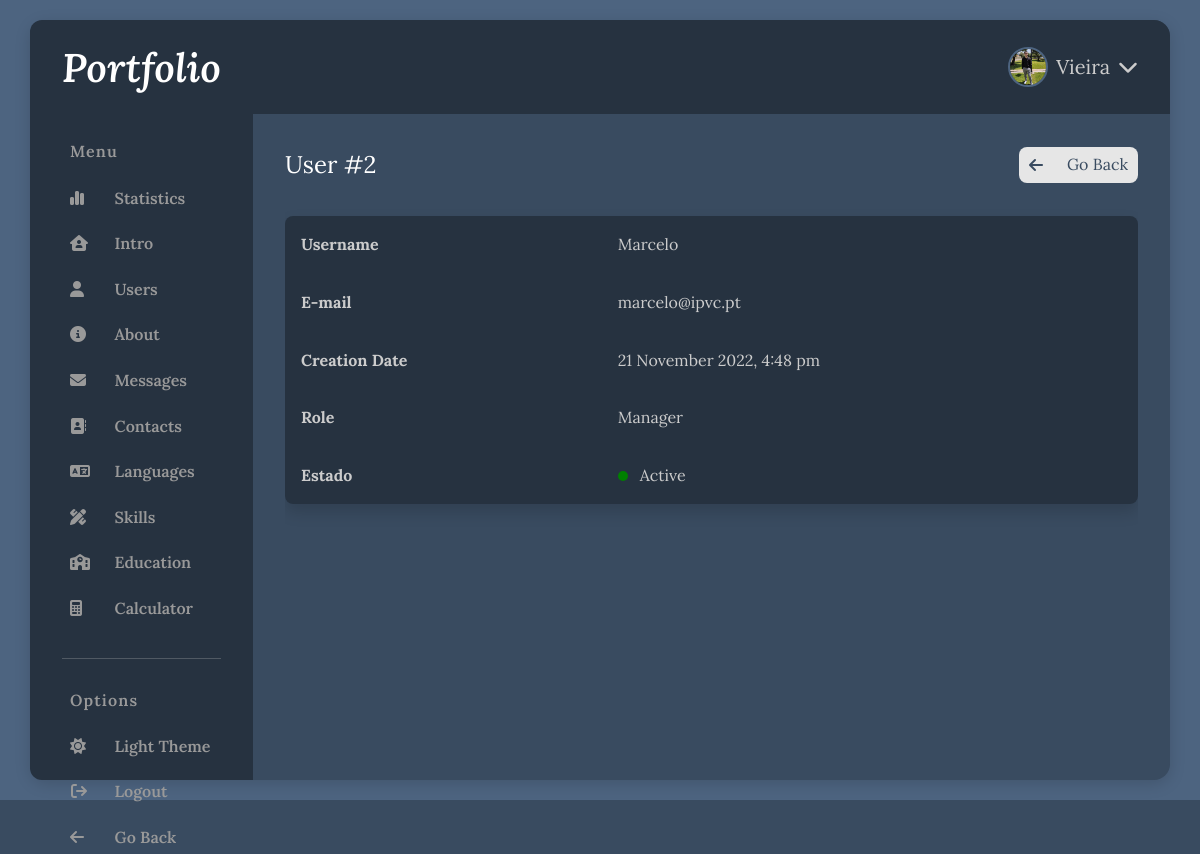
Page /pages/users/details_user.php?id=2 (signed in) on the committed database.
### tables this page shows
CREATE TABLE tblSection (
    id              int primary key auto_increment,
    section         varchar(50),
    icon            varchar(50)
);

CREATE TABLE tblUser (
    id              int primary key auto_increment,
    username        varchar(100),
    email           varchar(100),
    pass            varchar(100),
    imgPath         varchar(255),
    dtCreated       datetime default current_timestamp,
    role            int default 2,  
    state           int default 2,  
    FOREIGN KEY (role) REFERENCES tblRole(id),
    FOREIGN KEY (state) REFERENCES tblUserState(id)
);

### src/pages/users/details_user.php (the view, shortened to what this page needs)
<?php
require_once('../../config/config.php');
$sql = "SELECT * FROM tblUser WHERE id = :id";
$stmt = $conn->prepare($sql);
$stmt->bindParam(':id', $_GET['id'], PDO::PARAM_INT);
$stmt->execute();
$userx = $stmt->fetch(PDO::FETCH_ASSOC);
?>
<!DOCTYPE html>
<html lang="en">
<head>
    <?php require_once('../../components/head_links.php'); ?>
</head>
<body>
<div id="dashboard-wrapper">
    <div id="dashboard-container">
        <?php require_once('../../components/sidebar.php'); ?>
        <main>
            <?php require_once('../../components/navbar.php'); ?>
            <article id="users">
                <div class="article-title">
                    <span>User #<?php echo $userx['id']; ?></span>
                    <div class="button-icon" onclick="window.location.href='./'">
                        <i class="fa-solid fa-arrow-left"></i>
                        <span>Go Back</span>
                    </div>
                </div>
                <table class="table shadow">
                    <tr>
                        <th>Username</th>
                        <td><?php echo $userx['username']; ?></td>
                    </tr>
                    <tr>
                        <th>E-mail</th>
                        <td><?php echo $userx['email']; ?></td>
                    </tr>
                    <tr>
                        <th>Creation Date</th>
                        <td><?php echo date("j F Y, g:i a", strtotime($userx['dtCreated'])) ?></td>
                    </tr>
                    <tr>
                        <th>Role</th>
                        <td><?php echo ($userx['role'] == 1) ? "Admin" : "Manager"; ?></td>
                    </tr>
                    <tr>
                        <th>Estado</th>
                        <td>
                            <?php if($userx['state'] == 1) { ?>
                                <div class="user-state deactive"></div> Deactive
                            <?php } else { ?>
                                <div class="user-state active"></div> Active
                            <?php } ?>
                        </td>
                    </tr>
                </table>
            </article>
        </main>
    </div>
</div>
</body>
</html>

### src/components/sidebar.php (shortened to what this page needs)
<div id="sidebar">
    <a href="../statistics/" class="sidebar-brand">Portfolio</a>
    <nav class="sidebar-tabs">
        <h5 class="sidebar-title">Menu</h5>
        <?php
        $sqlManagerSection = "
            SELECT s.section, s.icon
            FROM tblUser AS u, tblSection AS s, tblManagerSectionAccess AS msa
            WHERE u.id = msa.idManager AND s.id = msa.idSection AND u.id = :id";
        $sqlAdminSection = "SELECT * FROM tblSection";
        if($_SESSION['role'] == 1) {
            $stmt = $conn->prepare($sqlAdminSection);
        } else if ($_SESSION['role'] == 2) {
            $stmt = $conn->prepare($sqlManagerSection);
            $stmt->bindParam(':id', $_SESSION['id'], PDO::PARAM_INT);
        }
        $stmt->execute();
        if($stmt->rowCount() > 0) {
            while ($section = $stmt->fetch(PDO::FETCH_ASSOC)) { ?>
        <a href="../<?php echo strtolower($section['section']); ?>/" class="sidebar-link">
            <div class="sidebar-link-icon">
                <i class="fa-regular <?php echo $section['icon']; ?>"></i>
            </div>
            <span><?php echo $section['section'] ?></span>
        </a>
        <?php } } ?>
        <a href="../calculator/" class="sidebar-link">
            <div class="sidebar-link-icon">
                <i class="fa-regular fa-calculator"></i>
            </div>
            <span>Calculator</span>
        </a>
    </nav>
    <hr>
    <div class="sidebar-tabs">
        <h5 class="sidebar-title">Options</h5>
        <a href="#" class="sidebar-link" id="toggleLight">
            <div class="sidebar-link-icon">
                <i class="fa-regular" id="toggleLightIcon"></i>
            </div>
            <span id="toggleLightLabel">Light Theme</span>
        </a>
        <a href="?logout" class="sidebar-link">
            <div class="sidebar-link-icon">
                <i class="fa-regular fa-arrow-right-from-bracket"></i>
            </div>
            <span>Logout</span>
        </a>
        <a href="../portfolio/" class="sidebar-link">
            <div class="sidebar-link-icon">
                <i class="fa-regular fa-arrow-left"></i>
            </div>
            <span>Go Back</span>
        </a>
    </div>
</div>

### src/components/navbar.php (shortened to what this page needs)
<?php
$sql = "SELECT * FROM tblUser WHERE id = :id";
$stmt = $conn->prepare($sql);
$stmt->bindParam(':id', $_SESSION['id'], PDO::PARAM_INT);
$stmt->execute();
$user = $stmt->fetch(PDO::FETCH_ASSOC);
?>
<div id="navbar">
    <div class="navbar-section navbar-user">
        <div class="navbar-dropdown" id="navbar-dropdown">
            <img src="../../assets/images/<?php if(!empty($user['imgPath'])) { echo $user['imgPath']; } else { echo "user_notfound.png"; } ?>" class="navbar-img" alt="">
            <div class="navbar-dropdown-title"><?php echo $_SESSION['username']; ?></div>
            <i class="fa-regular fa-chevron-down"></i>
        </div>
    </div>
</div>

### src/assets/styles/main.css (style rules this page uses)
:root { --primary-variant: hsl(212, 25%, 20%); --primary: hsl(212, 25%, 30%); --secondary: hsl(212, 25%, 40%); --tertiary: hsl(212, 25%, 60%); --title-color: hsl(0, 0%, 100%); --subtitle-color: hsl(0, 0%, 90%); --text-color: hsl(0, 0%, 80%); --muted-color: hsl(0, 0%, 60%); --ff-base: 'Lora', serif; --fw-regular: 400; --fw-semibold: 500; --fw-bold: 600; --shadow: 0 0.25rem 1rem rgb(0 0 0 / 15%); --rounded-sm: .5rem; --rounded-md: .75rem; --rounded-lg: 1000vmax; }
* { padding: 0; margin: 0; box-sizing: border-box; outline: none; font-family: var(--ff-base); }
html { scroll-behavior: smooth; }
a { color: var(--tertiary); text-decoration: none; }
body { background-color: var(--primary); font-size: 1rem; font-weight: 400; line-height: 1.6; min-height: 100vh; }

### src/assets/styles/sidebar.css (style rules this page uses)
#sidebar { max-width: 300px; height: 100%; padding: 2rem; padding-top: 1rem; display: flex; flex-direction: column; background-color: var(--primary-variant); border-top-left-radius: .75rem; border-bottom-left-radius: .75rem; }
#sidebar hr { margin-block: 0px; }
#sidebar a, #sidebar a:hover, #sidebar a:focus { text-decoration: none; }
#sidebar .sidebar-brand-sm, #sidebar .sidebar-brand { color: var(--title-color); font-size: 2.5rem; font-weight: var(--fw-bold); font-style: italic; padding-bottom: .65rem; transition: color .2s; }
.sidebar-tabs { color: var(--muted-color); display: flex; flex-direction: column; gap: .75rem; flex-grow: 2; justify-content: flex-start; height: auto; margin: 2rem 0; }
.sidebar-title { font-size: 1rem; letter-spacing: 0.07rem; font-weight: var(--fw-bold); margin-left: .5rem; }
a.sidebar-link { display: flex; gap: 1rem; color: var(--muted-color); font-weight: var(--fw-bold); background-color: transparent; border-radius: var(--rounded-sm); padding: .25rem .5rem; font-size: 1rem; transition: color .2s ease-in-out, background-color .2s ease-in-out; }
.sidebar-link .sidebar-link-icon { flex-basis: calc(100% / 5); }
.sidebar-link i, .sidebar-link span { align-self: center; }

### src/assets/styles/navbar.css (style rules this page uses)
#navbar { display: flex; align-items: center; flex-direction: row; padding: 2rem; gap: 2rem; background-color: var(--primary-variant); border-top-right-radius: 1rem; }
.navbar-section { flex-grow: 1; min-height: 30px; font-size: 1.25rem; }
.navbar-user { display: flex; flex-direction: row; justify-content: flex-end; align-items: center; gap: 1rem; }
.navbar-img { width: 40px; border-radius: 50%; border: 2px solid var(--secondary); }
.navbar-dropdown { display: flex; flex-direction: row; gap: .5rem; align-items: center; cursor: pointer; position: absolute; user-select: none; }

### rows in the picture
tblsection: section "Statistics"
tblsection: section "Intro"
tblsection: section "Users"
tblsection: section "About"
tblsection: section "Messages"
tblsection: section "Contacts"
tblsection: section "Languages"
tblsection: section "Skills"
tblsection: section "Education"
tbluser: imgPath (picture)
tbluser: id "2", username "Marcelo", email "marcelo@ipvc.pt", dtCreated "21 November 2022, 4:48 pm"

### other values in the picture
$_SESSION['username'] "Vieira"
